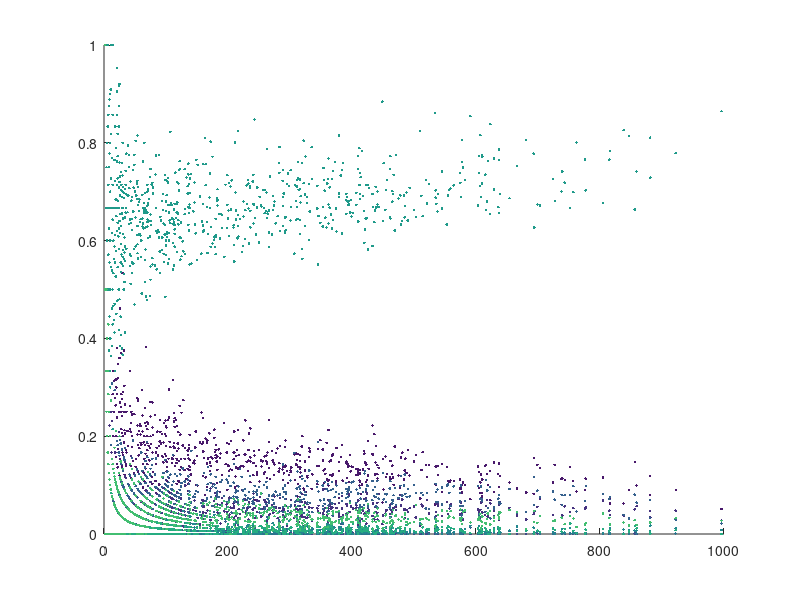

Reproduce this figure in MATLAB.
% the following file was created by performing "select all" on the pdf
% and pasting the results into a text document. then, all extraneous
% text besides the presidential primary results were edited out manually.
harris1 = load('20120529_republican_primary_president_tx_harris_1.txt');

% when copying the text from the pdf, it copies the columns in an odd
% order (note Percent Turnout is between Roemer and Huntsman and Election
% Ballots Cast is after Bachmann)

% 01 Precinct
% 02 Early Ballots Cast
% 03 Total Ballots Cast
% 04 Registered Voters
% 05 Ron Paul
% 06 Newt Gingrich
% 07 John Davies
% 08 Rick Santorum
% 09 Charles "Buddy" Roemer
% 10 Percent Turnout ***
% 11 Jon Huntsman
% 12 Mitt Romney
% 13 Michele Bachmann
% 14 Election Ballots Cast ***

% there wasn't enough space per page to fit all columns in the original
% pdf, so the next file is a continuation (starting from p.33 in the pdf)
harris2 = load('20120529_republican_primary_president_tx_harris_2.txt');

% similar copy/paste issue again, Election Ballots Cast is after Totals

% 01 Precinct
% 02 Early Ballots Cast
% 03 Total Ballots Cast
% 04 Registered Voters
% 05 Percent Turnout
% 06 "Uncommitted"
% 07 Totals
% 08 Election Ballots Cast ***

% extract columns

precinct         = harris1(:,1);
earlyballots     = harris1(:,2);
electionballots  = harris1(:,14);
totalballots     = harris1(:,3);
registeredvoters = harris1(:,4);
percentturnout   = harris1(:,10);

paul        = harris1(:,5);
gingrich    = harris1(:,6);
davies      = harris1(:,7);
santorum    = harris1(:,8);
roemer      = harris1(:,9);
huntsman    = harris1(:,11);
romney      = harris1(:,12);
bachmann    = harris1(:,13);
uncommitted = harris2(:,6);
totals      = harris2(:,7);

% when duplicate data is available, use it to check against

assert(all(precinct == harris2(:,1)))
assert(all(earlyballots == harris2(:,2)))
assert(all(electionballots == harris2(:,8)))
assert(all(totalballots == harris2(:,3)))
assert(all(registeredvoters == harris2(:,4)))
assert(all(percentturnout == harris2(:,5)))

% now, convert from raw vote totals to percentages

allvotes = [paul, gingrich, davies, santorum, roemer, huntsman, romney, bachmann, uncommitted];
%precinctsize = totalballots ./ (.01 * percentturnout);
precinctsize = totals;
allpercents = bsxfun(@rdivide, allvotes, precinctsize);

% plot percents against precinct size for each candidate

figure(1)
hold on
cmap = colormap;
for i = 1:size(allpercents,2)
  plot(precinctsize, allpercents(:,i), '.', 'Color', cmap(5*i,:))
end
